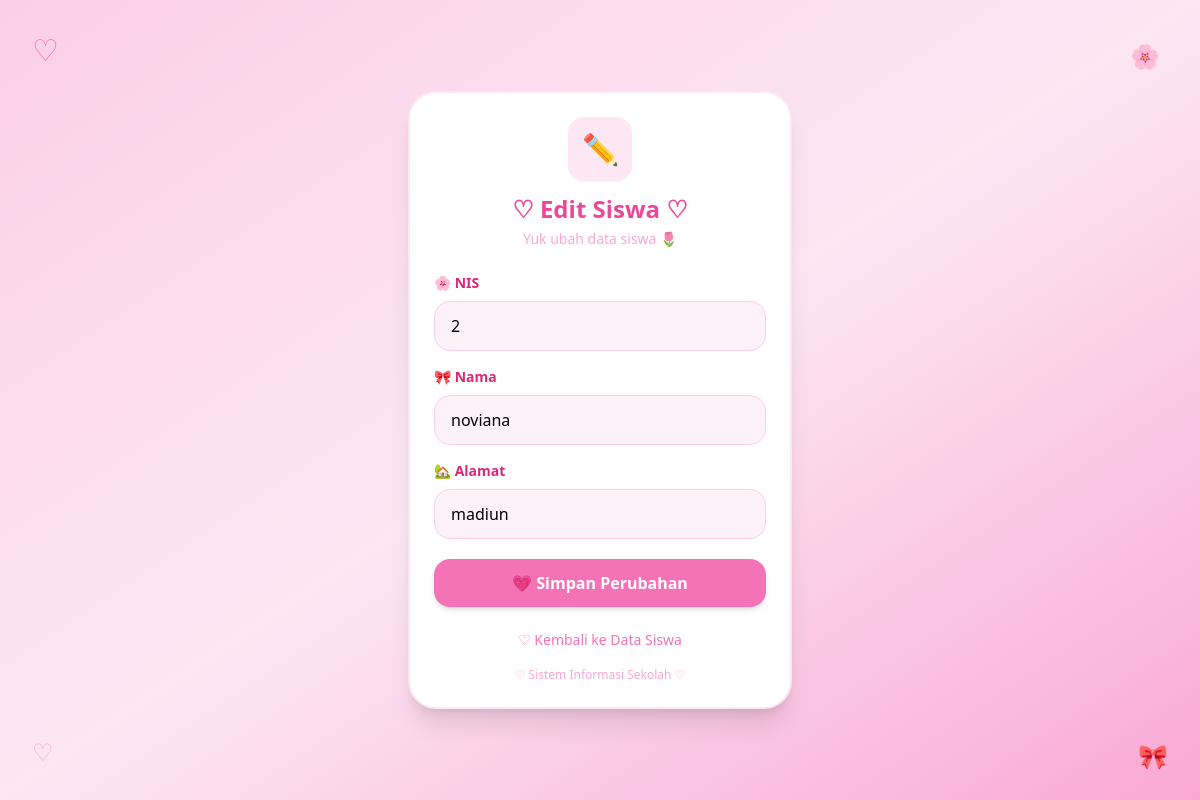
The app's page /siswa/edit.php?nis=2 with its own data.
### tables this page shows
CREATE TABLE `siswa` (
  `nis` varchar(12) NOT NULL,
  `nama` varchar(50) NOT NULL,
  `alamat` varchar(50) NOT NULL
);

### siswa/edit.php (the view, shortened to what this page needs)
<?php
include "koneksi.php";
$nis = $_GET['nis'];
$query = mysqli_query($koneksi, "select * from siswa where nis='$nis'");
$data = mysqli_fetch_array($query);
?>
<!DOCTYPE html>
<html lang="id">
<head>
    <script src="https://cdn.tailwindcss.com"></script>
</head>
<body class="min-h-screen bg-gradient-to-br from-pink-200 via-pink-100 to-pink-300">
    <div class="float fixed top-8 left-8 text-pink-400 text-3xl">
        ♡
    </div>
    <div class="sparkle fixed top-10 right-10 text-pink-300 text-2xl">
        🌸
    </div>
    <div class="sparkle fixed bottom-8 left-8 text-pink-300 text-2xl">
        ♡
    </div>
    <div class="float fixed bottom-7 right-8 text-pink-400 text-2xl">
        🎀
    </div>
    <div class="min-h-screen flex items-center justify-center px-5 py-8">
        <div class="w-full max-w-sm">
            <div class="bg-white rounded-[28px] shadow-xl p-6 border-2 border-pink-100">
                <div class="text-center mb-6">
                    <div class="float w-16 h-16 mx-auto mb-3 bg-pink-100 rounded-2xl flex items-center justify-center shadow-sm">
                        <span class="text-3xl">
                            ✏️
                        </span>
                    </div>
                    <h1 class="text-2xl font-bold text-pink-500">
                        ♡ Edit Siswa ♡
                    </h1>
                    <p class="text-pink-300 text-sm mt-1">
                        Yuk ubah data siswa 🌷
                    </p>
                </div>
                <form action="update.php" method="post">
                    <div class="mb-4">
                        <label class="block text-pink-600 font-semibold text-sm mb-2">
                            🌸 NIS
                        </label>
                        <input
                            type="text"
                            name="nis"
                            value="<?php echo $data['nis'] ?>"
                            required
                            class="w-full px-4 py-3 bg-pink-50 border border-pink-200 rounded-2xl outline-none focus:ring-2 focus:ring-pink-300 focus:border-pink-300 transition"
                        >
                    </div>
                    <div class="mb-4">
                        <label class="block text-pink-600 font-semibold text-sm mb-2">
                            🎀 Nama
                        </label>
                        <input
                            type="text"
                            name="nama"
                            value="<?php echo $data['nama'] ?>"
                            required
                            class="w-full px-4 py-3 bg-pink-50 border border-pink-200 rounded-2xl outline-none focus:ring-2 focus:ring-pink-300 focus:border-pink-300 transition"
                        >
                    </div>
                    <div class="mb-5">
                        <label class="block text-pink-600 font-semibold text-sm mb-2">
                            🏡 Alamat
                        </label>
                        <input
                            type="text"
                            name="alamat"
                            value="<?php echo $data['alamat'] ?>"
                            required
                            class="w-full px-4 py-3 bg-pink-50 border border-pink-200 rounded-2xl outline-none focus:ring-2 focus:ring-pink-300 focus:border-pink-300 transition"
                        >
                    </div>
                    <button
                        type="submit"
                        class="w-full py-3 bg-pink-400 hover:bg-pink-500 text-white font-bold rounded-2xl shadow-md hover:shadow-lg hover:scale-[1.02] transition duration-300"
                    >
                        💗 Simpan Perubahan
                    </button>
                </form>
                <div class="text-center mt-5">
                    <a
                        href="index.php"
                        class="text-pink-400 hover:text-pink-600 text-sm font-medium transition"
                    >
                        ♡ Kembali ke Data Siswa
                    </a>
                </div>
                <div class="text-center mt-4">
                    <p class="text-xs text-pink-300">
                        ♡ Sistem Informasi Sekolah ♡
                    </p>
                </div>
            </div>
        </div>
    </div>
</body>
</html>

### siswa/edit.php (style rules this page uses)
.float { animation: float 3s ease-in-out infinite; }
.sparkle { animation: sparkle 2s ease-in-out infinite; }

### records on screen
siswa: nis "2", nama "noviana", alamat "madiun"
